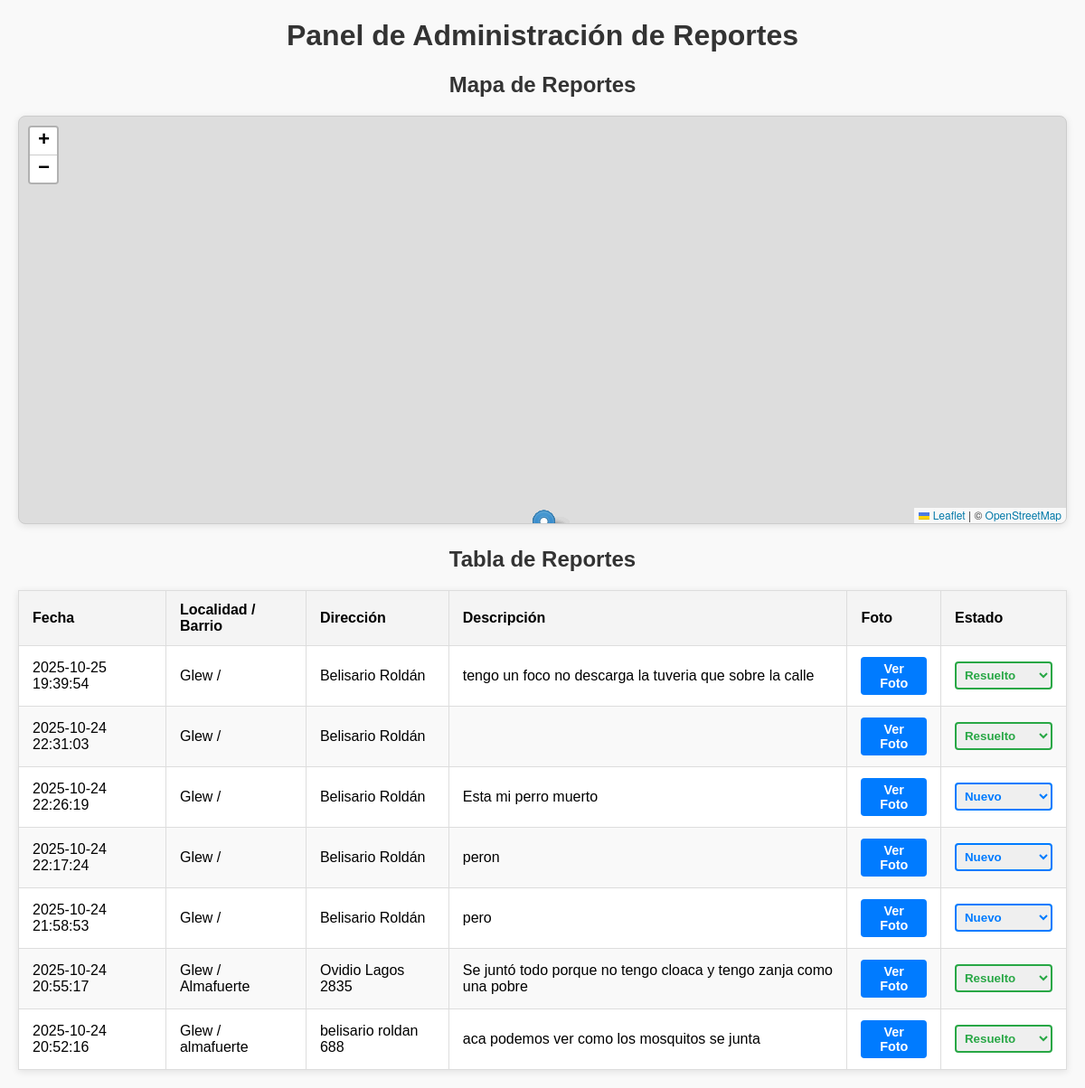
The page /admin on the database its author committed.
### tables this page shows
CREATE TABLE reportes (
        id INTEGER PRIMARY KEY AUTOINCREMENT,
        fecha TEXT NOT NULL,
        direccion TEXT,
        latitud REAL,
        longitud REAL,
        descripcion TEXT
    , foto_filename TEXT, codigo_postal TEXT, barrio TEXT, localidad TEXT, status TEXT DEFAULT 'Nuevo', ia_tags TEXT, ia_score REAL);

### app.py (the view)
@app.route('/admin')
def admin_panel():
    try:
        conn = sqlite3.connect(DB_FILE)
        conn.row_factory = sqlite3.Row # Para acceder a datos por nombre
        cursor = conn.cursor()
        cursor.execute("SELECT * FROM reportes ORDER BY fecha DESC")
        reportes_data = cursor.fetchall()
        conn.close()
        reportes_list = [dict(row) for row in reportes_data]
        reportes_json = json.dumps(reportes_list)
        return render_template('admin.html', reportes=reportes_data, reportes_json=reportes_json)
    except Exception as e:
        print(f"Error al cargar el panel de admin: {e}")
        return "<h1>Error al cargar el panel</h1><p>Revisa la consola del servidor.</p>"

### templates/admin.html (shortened to what this page needs)
<!DOCTYPE html>
<html lang="es">
<head>
    <link rel="stylesheet" href="https://unpkg.com/leaflet@1.9.4/dist/leaflet.css"/>
</head>
<body>
    <h1>Panel de Administración de Reportes</h1>
    <h2>Mapa de Reportes</h2>
    <div id="mapa"></div>
    <h2>Tabla de Reportes</h2>
    <table>
        <thead>
            <tr>
                <th>Fecha</th>
                <th>Localidad / Barrio</th>
                <th>Dirección</th>
                <th>Descripción</th>
                <th>Foto</th>
                <th>Estado</th>
            </tr>
        </thead>
        <tbody>
            {% for reporte in reportes %}
            <tr>
                <td>{{ reporte['fecha'] }}</td>
                <td>{{ reporte['localidad'] }} / {{ reporte['barrio'] }}</td>
                <td>{{ reporte['direccion'] }}</td>
                <td>{{ reporte['descripcion'] }}</td>
                <td>
                    {% if reporte['foto_filename'] %}
                        <a href="/uploads/{{ reporte['foto_filename'] }}"
                           target="_blank"
                           class="foto-link">
                           Ver Foto
                        </a>
                    {% else %}
                        N/A
                    {% endif %}
                </td>
                <td>
                    <select class="status-select" data-id="{{ reporte['id'] }}" data-status="{{ reporte['status'] }}">
                        <option value="Nuevo" {% if reporte['status'] == 'Nuevo' %}selected{% endif %}>
                            Nuevo
                        </option>
                        <option value="Resuelto" {% if reporte['status'] == 'Resuelto' %}selected{% endif %}>
                            Resuelto
                        </option>
                    </select>
                </td>
            </tr>
            {% endfor %}
        </tbody>
    </table>
</body>
</html>

### templates/admin.html (style rules this page uses)
body { font-family: Arial, sans-serif; margin: 20px; background-color: #f9f9f9; }
h1, h2 { text-align: center; color: #333; }
table { width: 100%; border-collapse: collapse; margin-top: 20px; box-shadow: 0 2px 8px rgba(0,0,0,0.1); background-color: #fff; }
th, td { padding: 12px 15px; border: 1px solid #ddd; text-align: left; vertical-align: middle; }
th { background-color: #f4f4f4; }
tr:nth-child(even) { background-color: #f9f9f9; }
.foto-link { display: inline-block; padding: 5px 10px; background-color: #007bff; color: white; text-align: center; border-radius: 4px; text-decoration: none; font-weight: bold; font-size: 0.9em; }
#mapa { height: 450px; margin-bottom: 25px; border: 1px solid #ccc; border-radius: 8px; box-shadow: 0 2px 8px rgba(0,0,0,0.1); }
.status-select { padding: 5px; border-radius: 4px; border: 2px solid #ccc; font-weight: bold; cursor: pointer; transition: all 0.2s ease; }
.status-select[data-status="Nuevo"] { color: #007bff; border-color: #007bff; }
.status-select[data-status="Resuelto"] { color: #28a745; border-color: #28a745; }

### rows shown on the page
reportes: fecha "2025-10-25 19:39:54", localidad "Glew", direccion "Belisario Roldán", descripcion "tengo un foco no descarga la tuveria que sobre la calle", status+id "Resuelto"
reportes: fecha "2025-10-24 22:31:03", localidad "Glew", direccion "Belisario Roldán", status+id "Resuelto"
reportes: fecha "2025-10-24 22:26:19", localidad "Glew", direccion "Belisario Roldán", descripcion "Esta mi perro muerto", status+id "Nuevo"
reportes: fecha "2025-10-24 22:17:24", localidad "Glew", direccion "Belisario Roldán", descripcion "peron", status+id "Nuevo"
reportes: fecha "2025-10-24 21:58:53", localidad "Glew", direccion "Belisario Roldán", descripcion "pero", status+id "Nuevo"
reportes: fecha "2025-10-24 20:55:17", localidad "Glew", barrio "Almafuerte", direccion "Ovidio Lagos 2835", descripcion "Se juntó todo porque no tengo cloaca y tengo zanja como una pobre", status+id "Resuelto"
reportes: fecha "2025-10-24 20:52:16", localidad "Glew", barrio "almafuerte", direccion "belisario roldan 688", descripcion "aca podemos ver como los mosquitos se junta", status+id "Resuelto"
